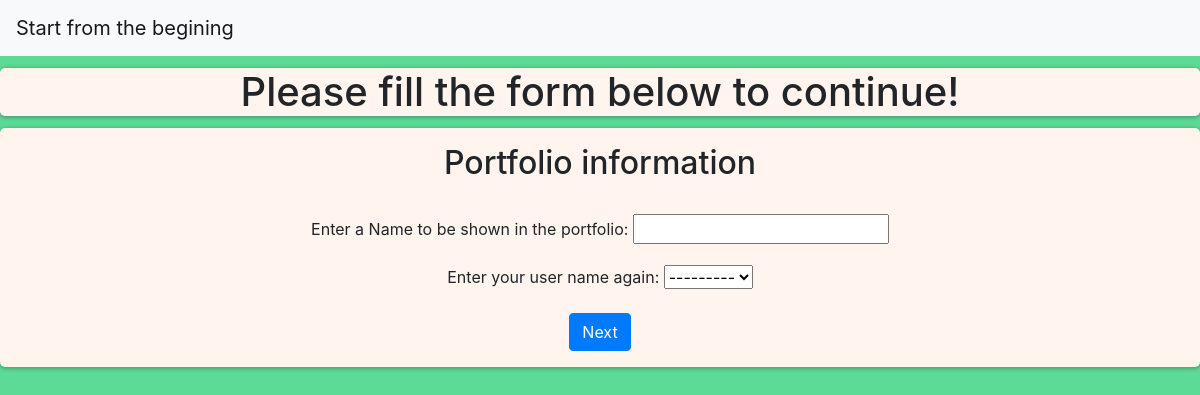
/name, run on an earlier commit of the app's database.
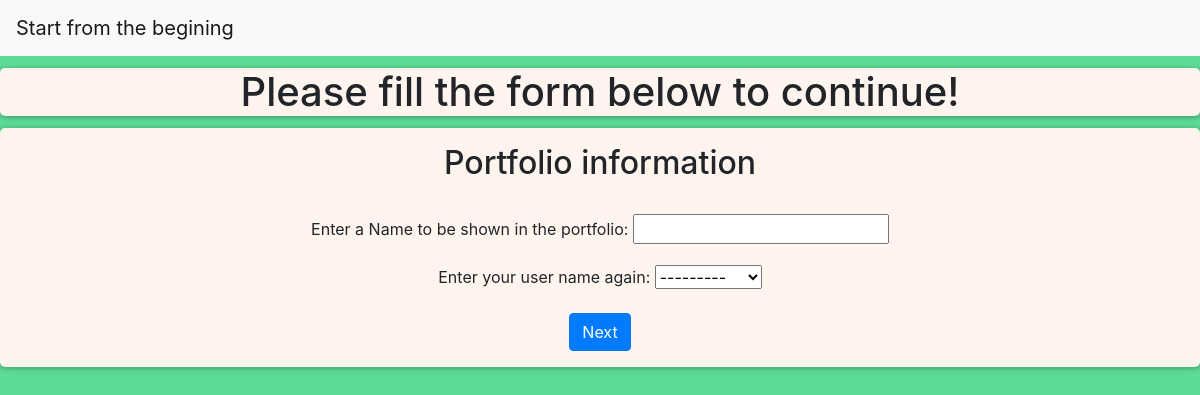
And on a later commit of the database.
### Portfolio/models.py (models this page shows)
class User(models.Model):
    user_name = models.CharField(max_length=50, unique=True, null=True)
    first_name = models.CharField(max_length=50)
    last_name = models.CharField(max_length=50)
    phone_number = models.IntegerField()
    email = models.EmailField(max_length=50)
    def __str__(self):
        return f"{self.user_name}"

### Portfolio/views.py (the view, shortened to what this page needs)
# urls.py: path("", views.home.as_view(), name='home'),
class name(FormView):
    form_class = NameForm
    template_name = "name.html"
    success_url = "/"

### Portfolio/forms.py
class NameForm(forms.ModelForm):
    class Meta:
        model = Profile
        fields = ['name', 'user_name']
        exclude = ['about', 'plan', 'story']
        labels = {
            "name" : "Enter a Name to be shown in the portfolio",
            "user_name" : "Enter your user name again"
        }
        error_messages = {
            "name" : {
                "required" : "You must enter a name",
                "max_length" : "please enter a shorter name"
            },
            "User Name" : {
                "required" : "You must enter a name",
                "max_length" : "please enter a shorter name"
            }
        }

### Portfolio/templates/name.html (shortened to what this page needs)
{% extends 'base.html' %}
{% load static %}
{% block content %}
<div class="whitebox">
    <h1>Please fill the form below to continue!</h1>
</div>
<div class="whitebox1">
    <form action="" method = "POST">
        <h2 class = "text">Portfolio information</h2>
        <br>
        {% for field in form %}
            <div class="mb-3">
                {{ field.label_tag}}
                {{ field }}
            </div>
        {% endfor %}
        <button type="submit" class="btn btn-primary">Next</button>
    </form>
</div>
{% endblock content %}

### Portfolio/templates/base.html (shortened to what this page needs)
{% load static %}
<!DOCTYPE html>
<html lang="en">
<head>
    <link rel="stylesheet" href="https://maxcdn.bootstrapcdn.com/bootstrap/4.0.0/css/bootstrap.min.css"
>
    <link rel="stylesheet" href = "{% static "static.css" %}">
</head>
<body>
    <nav class="navbar navbar-light bg-light">
        <a class="navbar-brand" href="{% url 'home' %}">Start from the begining</a>
    </nav>
    {% block content %}
    {% endblock content %}
</body>
</html>

### Portfolio/static/static.css (style rules this page uses)
.whitebox { max-width: 1400px; margin: auto; margin-top: 1%; background-color: seashell; border-radius: 5px; box-shadow: 0 1px 6px rgba(0, 0, 0, 0.12), 0 1px 4px rgba(0, 0, 0, 0.24); text-align: center; }
body { background-color: #5cdb95; }
.whitebox1 { text-align: center; padding: 1rem; max-width: 1400px; margin: auto; margin-top: 1%; background-color: seashell; border-radius: 5px; box-shadow: 0 1px 6px rgba(0, 0, 0, 0.12), 0 1px 4px rgba(0, 0, 0, 0.24); }

What changed in the data, as far as the page shows it:
added User: form "---------"
